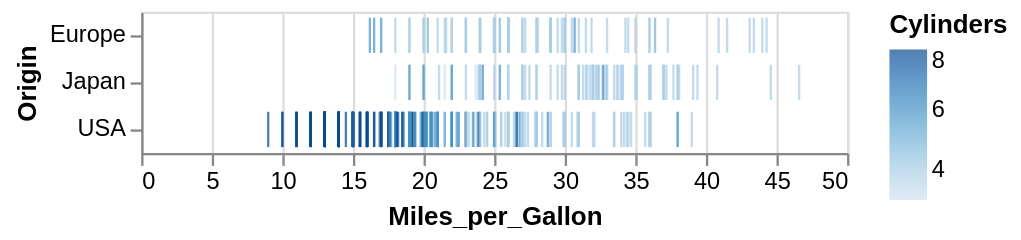

The notebook cell this image was saved under:
### Markdown cell above
#### Типы кодировок (Encoding Types)

Одна из ключевых идей Altair &ndash; библиотека стремится автоматически выбирать подходящие шкалы по умолчанию для типов данных.

Базовые типы:
- `quantitative (Q)`: числовые величины (вещественные)
- `nominal (N)`: имена / неупорядоченные категориальные
- `ordinal (O)`: упорядоченные категориальные
- `temporal (T)`: дата/время

Если вы передаёте данные как `pandas.DataFrame`, типы будут определены автоматически. Если вы указываете данные по URL, необходимо явно задавать типы для каждого столбца.

Рассмотрим простой график с тремя столбцами из набора `cars`:

### Code cell
alt.Chart(cars).mark_tick().encode(
    x='Miles_per_Gallon',
    y='Origin',
    color='Cylinders'
)

### Figure 1 — Vega-Lite specification as saved in the notebook (floating-point values rounded to 4 significant figures; data arrays with more than 128 entries replaced by an {"elided": "..."} marker saying what was removed)
{"config": {"view": {"continuousWidth": 300, "continuousHeight": 300}}, "data": {"name": "data-583e73726c1545c56c203344161a975c"}, "mark": {"type": "tick"}, "encoding": {"color": {"field": "Cylinders", "type": "quantitative"}, "x": {"field": "Miles_per_Gallon", "type": "quantitative"}, "y": {"field": "Origin", "type": "nominal"}}, "$schema": "https://vega.github.io/schema/vega-lite/v6.4.1.json", "datasets": {"data-583e73726c1545c56c203344161a975c": {"elided": "406 records"}}}
